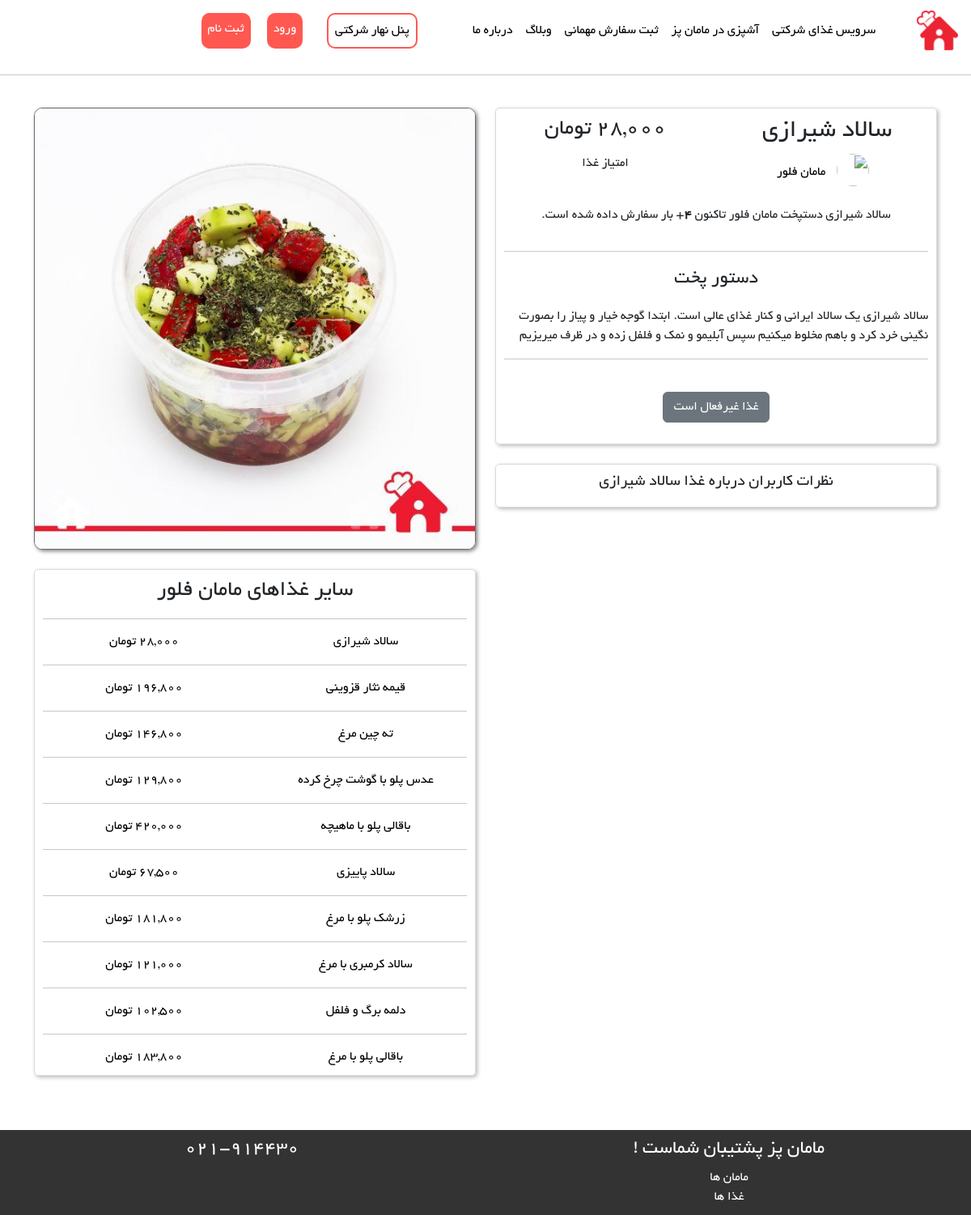
Page /foods/foods/11 on the committed database.
### Food/models.py (models this page shows)
class FoodsModel(models.Model):
    mom = models.ForeignKey(MomsModel, on_delete=models.CASCADE)
    food_name = models.CharField(max_length=100)
    food_price = models.IntegerField()
    food_recipe = models.CharField(max_length=500)
    food_order = models.IntegerField(editable=False, default=0)
    food_photo = models.ImageField(upload_to='foods_picture')
    is_active = models.BooleanField(default=True)
    def __str__(self):
        return self.food_name
    class Meta:
        db_table = 'Foods'
        verbose_name = 'Food'
        verbose_name_plural = 'Foods'

### Moms/models.py (models this page shows, shortened)
class MomsModel(models.Model):
    user = models.ForeignKey(User, on_delete=models.CASCADE)
    profile_photo = models.ImageField(upload_to='moms_profiles', blank=True, null=True)
    home_number = models.CharField(max_length=20, blank=True, null=True)
    state = models.ForeignKey(State, on_delete=models.CASCADE, blank=True, null=True)
    city = models.ForeignKey(City, on_delete=models.CASCADE, blank=True, null=True)
    wallet = models.IntegerField(default=0)
    class Meta:
        db_table = 'Moms'
        verbose_name = 'Mom'
        verbose_name_plural = 'Moms'

### BaseApp/models.py (models this page shows, shortened)
class User(AbstractUser):
    phone_number = models.CharField(max_length=20, null=True, blank=True)
    email_active_code = models.CharField(max_length=100, null=True, blank=True)
    address = models.TextField(null=True, blank=True)
    is_mom = models.BooleanField(default=False)
    is_company = models.BooleanField(default=False)
    class Meta:
        db_table = 'User'

### Food/views.py (the view, shortened to what this page needs)
# urls.py: path('foods/<int:food_id>', views.FoodDetailsView.as_view(), name='FoodDetails'),
class FoodDetailsView(View):
    def get(self, request, food_id):
        add_comment_form = CommentForm()
        food: FoodsModel = FoodsModel.objects.filter(id=food_id).first()
        other_food = FoodsModel.objects.filter(mom_id=food.mom_id).order_by('-id')
        comments = Comment.objects.filter(food_id=food_id).order_by('-id')
        answers: Answer = Answer.objects.filter(comment__food_id=food_id)
        order_id = Order.objects.filter(user_id=request.user.id).first()
        order_detail = OrderDetail.objects.filter(order_id=order_id, is_paid=True, food_id=food_id)
        if order_detail:
            user_can_comment = True
        else:
            user_can_comment = False
        context = {
            'food': food,
            'other_food': other_food,
            'comments': comments,
            'user_can_comment': user_can_comment,
            'add_comment_form': add_comment_form,
            'answers': answers,
        }
        return render(request, 'Food/FoodDetails.html', context)

### Food/templates/Food/FoodDetails.html (shortened to what this page needs)
{% extends 'base/layout.html' %}
{% load static %}
{% load humanize %}
{% block HeaderLinks %}
    <link rel="stylesheet" href="{% static 'css/Moms/FoodDetails-style.css' %}">
{% endblock %}
{% block main %}
    <div class="row">
        <div class="col-md-6">
            <div class="box">
                <div class="row text-center">
                    <div class="col-6">
                        <h2>{{ food }}</h2>
                    </div>
                    <div class="col-6">
                        <h3>
                            {{ food.food_price|intcomma }} تومان
                        </h3>
                    </div>
                </div>
                <div class="row text-center">
                    <div class="col-6">
                        <a href="{% url 'MomProfile' mom_id=food.mom.user_id %}">
                            <img style="display: inline;" class="mom-profile"
                                 src="{% url 'getMomImage' mom_id=food.mom_id %}"/>
                            <p style="display: inline">مامان {{ food.mom.user.first_name }}</p>
                        </a>
                    </div>
                    <div class="col-6">امتیاز غذا</div>
                </div>
                <br/>
                {% if food.food_order != 0 %}
                    <div class="row text-center">
                        <div class="col-12">
                            <p>{{ food.food_name }} دستپخت مامان {{ food.mom.user.first_name }} تاکنون
                                <strong>{{ food.food_order }}</strong>+ بار سفارش داده شده است.</p>
                        </div>
                    </div>
                {% endif %}
                <hr/>
                <p class="dastor-pokht">دستور پخت</p>
                <p>{{ food.food_recipe }}</p>
                <hr/>
                <br/>
                {% if food.is_active %}
                    <div class="row text-center">
                        <div id="count" class="col-12">
                            <button onclick="oppositeCount()" class="btn btn-primary">-</button>
                            <p id="counter">4</p>
                            <button onclick="addCount()" class="btn btn-primary">+</button>
                        </div>
                    </div>
                    <br/>
                    <div class="row">
                        <div class="col-12 text-center">
                            {% if request.user.is_authenticated %}
                                <button id="addToOrderBtn" onclick="addFoodToOrder({{ food.id }})"
                                        class="text-center btn btn-danger">
                                    <span id="plus-icon">+</span> افزودن به سبد خرید
                                </button>
                                <button id="success" class="text-center btn btn-success"> غذا با موفقیت به سبد خرید اضافه شد
                                </button>
                            {% else %}
                                <button id="showAlert"
                                        onclick="alert('کاربرگرامی برای افزودن غذا به سبد خرید باید ابتدا وارد حساب کاربری خود شوید.')"
                                        class="text-center btn btn-danger">
                                    <span id="plus-icon">+</span> افزودن به سبد خرید
                                </button>
                            {% endif %}
                        </div>
                    </div>
                {% else %}
                    <div class="row text-center">
                        <div class="col-12">
                            <p class="btn btn-secondary">غذا غیرفعال است</p>
                        </div>
                    </div>
                {% endif %}
            </div>
            <br/>
            <div class="box">
                <div class="row">
                    <div class="col-12 text-center">
                        <h5>نظرات کاربران درباره غذا {{ food.food_name }}</h5>
                    </div>
                </div>
            </div>
            <br/>
        </div>
        <div class="col-md-6">
            <div class="row">
                <div class="col-12 text-center">
                    <img id="food-photo" src="{{ food.food_photo.url }}"/>
                </div>
            </div>
            <br/>
            <div class="row">
                <div class="col-12">
                    <div class="box">
                        <div class="row text-center">
                            <div class="col-12">
                                <h3 style="margin: 0">سایر غذاهای مامان {{ food.mom.user.first_name }}</h3>
                            </div>
                        </div>
                        {% for food in other_food %}
                            <hr/>
                            <a href="{% url 'FoodDetails' food_id=food.id %}">
                                <div class="row text-center">
                                    <div class="col-6">
                                        <p style="margin: 0">{{ food.food_name }}</p>
                                    </div>
                                    <div class="col-6">{{ food.food_price|intcomma }} تومان</div>
                                </div>
                            </a>
                        {% endfor %}
                    </div>
                </div>
            </div>
        </div>
    </div>
{% endblock %}

### static/css/base/layout-style.css (style rules this page uses)
body { font-family: 'Yekan'; direction: rtl; }
body { direction: rtl; }
a { text-decoration: none; color: black; }
body { margin-bottom: 100px; }

### static/css/Moms/FoodDetails-style.css (style rules this page uses)
#food-photo { border-radius: 10px; border: 1px solid #6b6b6b; box-shadow: 2px 2px 5px #808080FF; width: 100% ; }
.box { border: 1px solid #dadada; border-radius: 5px; padding: 10px; box-shadow: 2px 2px 5px #bbbbbb; }
.dastor-pokht { text-align: center; font-size: 24px; }
.mom-profile { width: 40px; height: 40px; border-radius: 50%; margin: 0 10px; }

### rows in the picture
FoodsModel: food_name "سالاد شیرازی", food_price "28,000", mom.user.first_name "فلور", food_order "4", food_recipe "سالاد شیرازی یک سالاد ایرانی و کنار غذای عالی است. ابتدا گوجه خیار و پیاز را بصورت نگینی خرد کرد و باهم مخلوط میکنیم سپس آبلیمو و نمک و فلفل زده و در ظرف میریزیم", food_photo (picture)
FoodsModel: food_name "قیمه نثار قزوینی", food_price "196,800"
FoodsModel: food_name "ته چین مرغ", food_price "146,800"
FoodsModel: food_name "عدس پلو با گوشت چرخ کرده", food_price "129,800"
FoodsModel: food_name "باقالی پلو با ماهیچه", food_price "420,000"
FoodsModel: food_name "سالاد پاییزی", food_price "67,500"
FoodsModel: food_name "زرشک پلو با مرغ", food_price "181,800"
FoodsModel: food_name "سالاد کرمبری با مرغ", food_price "121,000"
FoodsModel: food_name "دلمه برگ و فلفل", food_price "102,500"
FoodsModel: food_name "باقالی پلو با مرغ", food_price "183,800"
